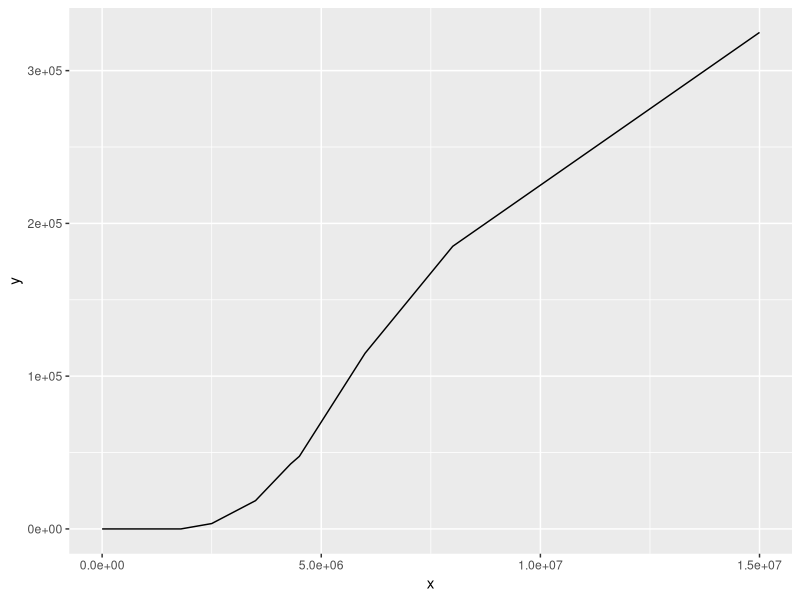

Reproduce this figure in R.
library(ggplot2)

sale_price <- seq(0, 15e6, 1000)
# 2) The rate of the tax shall be one-half of one percent (0.5%) (five dollars
# ($5.00) for each one thousand dollars ($1,000.00) or fractional part thereof)
# for the value of consideration for property paid in excess of one million
# eight-hundred thousand dollars $1,800,000 but less than two million
# five-hundred thousand dollars($2,500,000.00).
tier2_fn <- function(x) {
  0.005 * min(2.5e6, max(0, x - 1.8e6)) 
}
tier2 <- sapply(sale_price, tier2_fn)

# (3) The rate of the tax shall be one percent (1%) (ten dollars ($10.00) for
# each one thousand dollars ($1,000.00)or fractional part thereof) for the
# value of the consideration for property conveyed in excess of two million
# five-hundred thousand dollars ($2,500,000) but less than three million
# five-hundred thousand dollars ($3,500,000).
tier3_fn <- function(x) {
  0.01 * min(3.5e6, max(0, x - 2.5e6)) 
}
tier3 <- sapply(sale_price, tier3_fn)


# (4) The rate of the tax shall be one and one-half percent (1.50%) (fifteen
# dollars ($15.00) for each one thousand dollars ($1,000.00) or fractional part
# thereof) for the value of the consideration for property conveyed in excess
# of three million five-hundred dollars ($3,500,000) but less than four million
# five-hundred thousand dollars($4,500,000).
tier4_fn <- function(x) {
  0.015 * min(4.5e6, max(0, x - 3.5e6)) 
}
tier4 <- sapply(sale_price, tier4_fn)
                
# (5) The rate of the tax shall be two percent (2.00%) (twenty dollars ($20.00)
# for each one thousand dollars ($1,000.00) or fractional part thereof) for the
# value of the consideration for property conveyed in excess of four million
# five-hundred thousand dollars ($4,500,000) provided, however, that the
# maximum amount of tax paid on any taxable transaction shall not exceed two
# hundred thousand dollars ($200,000).
tier5_fn <- function(x) {
  0.02 * max(0, x - 4.5e6)
}
tier5 <- sapply(sale_price, tier5_fn)
                
df <- data.frame(
  x = sale_price,
  y <- tier2 + tier3 + tier4 + tier5
)

# Create the stacked barplot with a numeric x-axis
p <- ggplot(df, aes(x = x, y = y)) +
  geom_line()

print(p)
